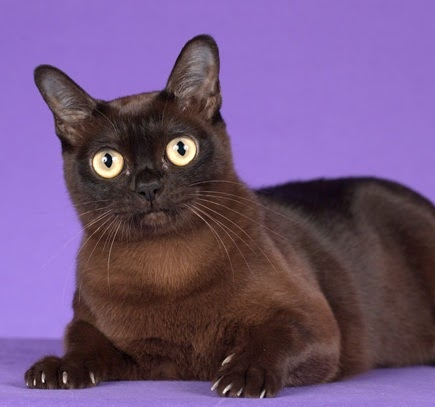
#> input picture Vision/burmese.jpg, 435 x 407 px
$ python image2gcodetest.py
#> lines starting #> are read from the running program, lines starting #| are printed output that depends on the picture; after the words box and inside, x2 and y2 are one past the last pixel; in counts of white or black regions, pixels touching at a corner belong together
### Vision/vision.py
##
#@file
#Vision to gcode module. Use asGCode for main interface to file.
import cv2 as cv
import numpy as np
import operator
from GCode import gcodeFormatter as gc
from functools import reduce, partial

def asGCode(img, colorPalette: [(int, int, int)], granularity: float, maxLines: int, paperSize: (int, int)):
    '''
        Main interface to module.
        img: RGB numpy matrix
        colorPalette: Set of rgb color values representing pens
        granularity: How accurate the lines are to the original image contours. Lower means more accurate and more lines.
        maxLines: How many contours to draw maximum
        paperSize: Size of paper in millimeters
    '''

    cv.imshow('Original', img)
    edges = grayEdge(img)
    contours = imageContours(edges)
    contours.sort(key=lambda c: cv.contourArea(c))


    # get maxLines biggest contours
    majorContours = contours[len(contours) - maxLines:]

    contoursColors = contourColors(img, majorContours)

    # Convert contour colors to a set of indexes into colorPalette
    contourPalette = list(map(lambda c: colorPalette.index(reduce(closestTo(c), colorPalette)), contoursColors))

    # Show contours and colors
    blankImg = np.full(img.shape, (255, 255, 255), np.uint8)
    for i in range(len(majorContours)):
        cv.drawContours(blankImg, majorContours, i, colorPalette[contourPalette[i]])
    cv.imshow("Contours", blankImg)

    # Make major contours into a set of lines to draw
    contoursAsLines = list(map(partial(contourLines, granularity), majorContours))

    blankImg = np.zeros(img.shape, np.uint8)
    cv.polylines(blankImg, contoursAsLines, True, (255, 255, 255))
    cv.imshow("Lines", blankImg)

    return linesAsGCode(contoursAsLines, contourPalette, img.shape[0:2], paperSize)


# Organize lines by color and closeness
def organizeLines(contoursAsLines, palette, shape):
    # [9 lines of commented-out code are left out]
    return contoursAsLines

# Convert line data to g-code text
def linesAsGCode(contoursAsLines, palette, imageSize, paperSize):
    # Convert contours to lines
    contoursAsLines = organizeLines(contoursAsLines, palette, imageSize)

    # Scale image to fit paper size in millimeters
    mmPerPxX = paperSize[0] / imageSize[0]
    mmPerPxY = paperSize[1] / imageSize[1]

    gcode = []

    # initialize to be absolute coordnates
    gcode.append(gc.g90)

    # Initialize to use metric (better accuracy)
    gcode.append(gc.g21)

    currentTool = palette[0]
    for i in range(len(contoursAsLines)):
        segments = contoursAsLines[i]

        # If the current segment has a color different than the current pen, swap the pen out
        if palette[i] != currentTool:
            currentTool = palette[i]
            gcode.append(gc.m6.format(tool=currentTool))

            # Send pen to first point
            gcode.append(gc.m72)
            gcode.append(gc.g01.format(x=segments[0][0][0] * mmPerPxX, y=segments[0][0][1] * mmPerPxY))
            gcode.append(gc.m72)

        if (len(segments) > 1):
            for s in range(1, len(segments)):
                # Draw to subsequent points
                gcode.append(gc.g01.format(x=segments[s][0][0] * mmPerPxX, y=segments[s][0][1] * mmPerPxY))
    # End of program
    gcode.append(gc.m2)

    # Form string
    return "\n".join(gcode)


# Find lines in contours
def contourLines(granularity, contour):
    return cv.approxPolyDP(contour, granularity, True)


# Find contours from edges
def imageContours(edges):
    contours, heierarchy = cv.findContours(edges, cv.RETR_TREE, cv.CHAIN_APPROX_SIMPLE)
    return contours


# Convert image from RGB to grayscale and find edges
def grayEdge(img):
    # Create grayscale version of img with blurring to reduce noise
    grayImg = img.copy()
    grayImg = cv.cvtColor(grayImg, cv.COLOR_RGB2GRAY)
    grayImg = cv.blur(grayImg, (3, 3))

    # Find edge thresholds using a method called "Otsu's method"
    highThresh, thresh_im = cv.threshold(grayImg, 0, 255, cv.THRESH_BINARY + cv.THRESH_OTSU)
    lowThresh = 0.5 * highThresh

    # Find edges
    edges = cv.Canny(grayImg, lowThresh, highThresh)

    # Try to "close" edges to create more defined contours
    modifiedEdges = cv.morphologyEx(edges, cv.MORPH_CLOSE, np.ones((2, 2)))

    return modifiedEdges


# Returns an array of colors representing the average color along each contour in the given image
def contourColors(img, contours):
    return list(map(partial(avgContourPixelValue, img), contours))


# Return average color of contour in img
def avgContourPixelValue(img, contour):
    contourColors = list(map(lambda c: img[c[0][1], c[0][0]], contour))
    return np.average(contourColors, 0)


# Returns a function that determines if value y or z is closer to x
def closestTo(x):
    return lambda y, z: y if reduce(operator.and_, np.less(np.abs(np.subtract(y, x)), np.abs(np.subtract(z, x)))) else z


# [33 lines that do not run on import are left out]

### image2gcodetest.py
from Vision import vision
import cv2

img = cv2.imread("Vision/burmese.jpg")
#> img is the input picture: shape (407, 435, 3); mean B, G, R 124.2, 83.7, 111.9

gcode = vision.asGCode(img, [(0, 0, 0), (0, 255, 0), (105, 71, 59), (158, 124, 219)], 5, 32, (215, 279))
#> in grayEdge, `grayImg = cv.cvtColor(grayImg, cv.COLOR_RGB2GRAY)`:
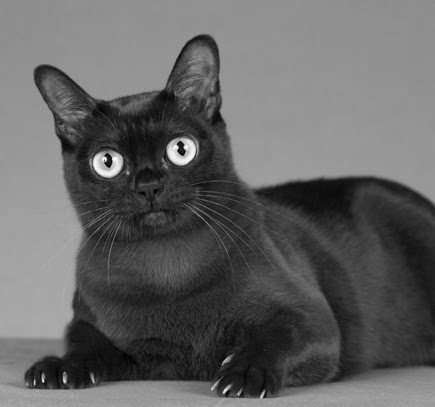
#> grayImg: shape (407, 435); min 0, max 254, mean 99
#> in grayEdge, `highThresh, thresh_im = cv.threshold(grayImg, 0, 255, cv.THRESH_BINARY..`:
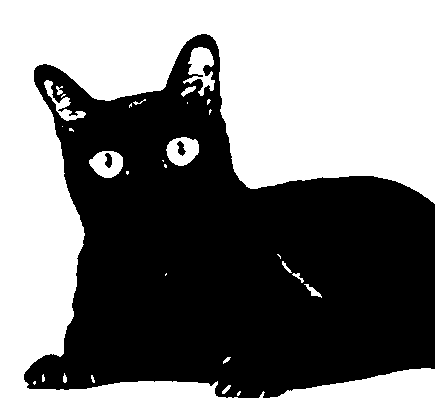
#> thresh_im: shape (407, 435); 49.3% white; 30 white regions (15 under 20 px), largest, box (x1, y1, x2, y2) and area: (0, 0, 435, 407) 84268, (183, 47, 215, 96) 764, (166, 137, 199, 166) 649
#> in grayEdge, `highThresh, thresh_im = cv.threshold(grayImg, 0, 255, cv.THRESH_BINARY..`: highThresh = 99
#> in grayEdge, `lowThresh = 0.5 * highThresh`: lowThresh = 49.5
#> in grayEdge, `edges = cv.Canny(grayImg, lowThresh, highThresh)`:
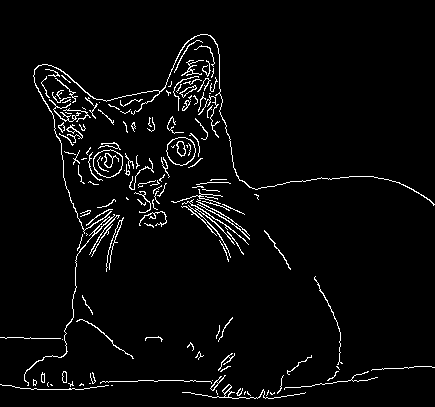
#> edges: shape (407, 435); 3.6% white in thin lines or dots, all inside (x1, y1, x2, y2) = (0, 34, 435, 399)
#> in grayEdge, `modifiedEdges = cv.morphologyEx(edges, cv.MORPH_CLOSE, np.ones((2, 2)))`:
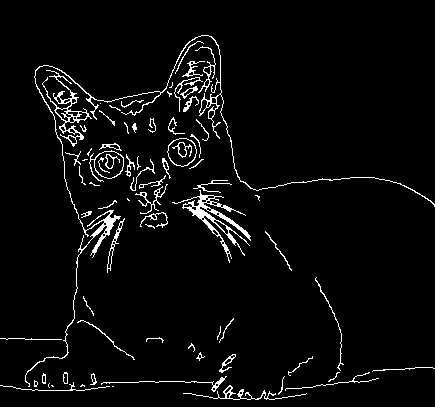
#> modifiedEdges: shape (407, 435); 4.1% white in thin lines or dots, all inside (x1, y1, x2, y2) = (0, 35, 435, 400)
#> in imageContours, `contours, heierarchy = cv.findContours(edges, cv.RETR_TREE, cv.CHAIN_A..`: contours = 146 contours, 90 with area under 20; largest, box (x1, y1, x2, y2) and area: (172, 190, 251, 263) 812, (25, 35, 435, 387) 724, (89, 150, 124, 182) 650, (167, 138, 197, 167) 628, (94, 151, 124, 179) 612; heierarchy = 146 rows, first 6: [1, -1, -1, -1], [5, 0, 2, -1], [3, -1, -1, 1], [4, 2, -1, 1], [-1, 3, -1, 1], [6, 1, -1, -1]
#> in asGCode, `majorContours = contours[len(contours) - maxLines:]`: majorContours = 32 contours; largest, box (x1, y1, x2, y2) and area: (172, 190, 251, 263) 812, (25, 35, 435, 387) 724, (89, 150, 124, 182) 650, (167, 138, 197, 167) 628, (94, 151, 124, 179) 612
#> in avgContourPixelValue, `contourColors = list(map(lambda c: img[c[0][1], c[0][0]], contour))`: contourColors = [[105, 111, 140], [61, 65, 93], [34, 42, 65], [24, 27, 42], [33, 32, 52], [24, 22, 41], [43, 47, 66], [49, 60, 80], [82, 96, 115], [88, 96, 119]]
#> in asGCode, `contoursColors = contourColors(img, majorContours)`: contoursColors = 32 items, first 6: [54.3, 59.8, 81.3], [64.25, 72.81, 94.5], [102.5, 110.9, 131.8], [98.56, 103.7, 122.8], [57.96, 61.12, 77.08], [54.24, 58.26, 80.66]
#> in asGCode, `contourPalette = list(map(lambda c: colorPalette.index(reduce(closestT..`: contourPalette = 32 values, max 3 at index 2, min 2 at index 0, mean 2.47
#> the loop in asGCode, `for i in range(len(majorContours)):` made 32 passes
#> after the loop in asGCode, `for i in range(len(majorContours)):`:
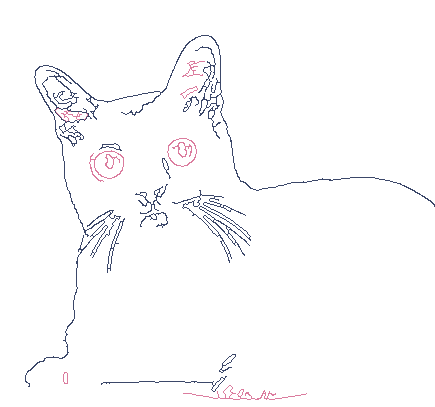
#> blankImg: shape (407, 435, 3); mean of channels 0, 1, 2 251.7, 250.8, 251.1; drawn as B, G, R
#> in asGCode, `contoursAsLines = list(map(partial(contourLines, granularity), majorCo..`: contoursAsLines = 32 contours, 13 with area under 20; largest, box (x1, y1, x2, y2) and area: (172, 190, 251, 263) 1048, (42, 70, 92, 147) 882, (25, 35, 435, 387) 866, (91, 151, 121, 182) 522, (94, 151, 124, 179) 423
#> in asGCode, `cv.polylines(blankImg, contoursAsLines, True, (255, 255, 255))`:
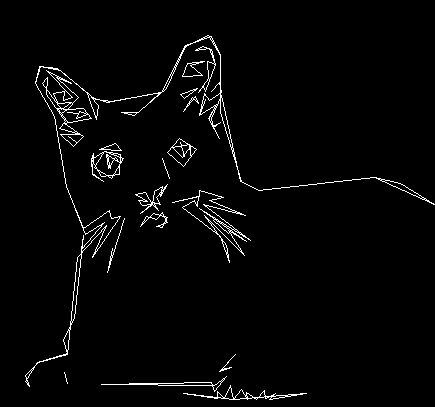
#> blankImg: shape (407, 435, 3); 2.4% white in thin lines or dots, all inside (x1, y1, x2, y2) = (25, 35, 435, 400)
#> in linesAsGCode, `currentTool = palette[0]`: currentTool = 2
#> the loop in linesAsGCode, `for i in range(len(contoursAsLines)):` made 32 passes
#> (segments, currentTool) on passes 3, 5, 10, 11, 14, 16, 19, 25, 26, 29: ([[67, 112], [78, 113]], 3), ([[162, 158], [169, 178]], 2), ([[121, 150], [115, 143], [99, 149]], 2), ([[76, 118], [79, 111], [87, 114]], 3), ([[197, 88], [180, 94], [184, 98]], 3), ([[235, 354], [219, 371], [231, 367], [221, 369]], 2), ([[180, 142], [184, 156]], 3), ([[124, 218], [107, 272]], 2), ([[179, 138], [196, 149], [183, 166], [167, 152]], 3), ([[179, 138], [167, 152], [183, 166], [196, 149]], 3)
#> currentTool on passes 9, 12, 22, 23, 28, 31: 3, 2, 2, 3, 2, 2
#> after the loop in linesAsGCode, `for i in range(len(contoursAsLines)):`: gcode = 288 items

print(gcode)
#> (printed output is left out)

file = open("test.gcode", "w")
file.write(gcode)
file.close()

while 1:
    k = cv2.waitKey(5) & 0xFF
#> (key Esc is pressed here)
    if k == 27:
        break
